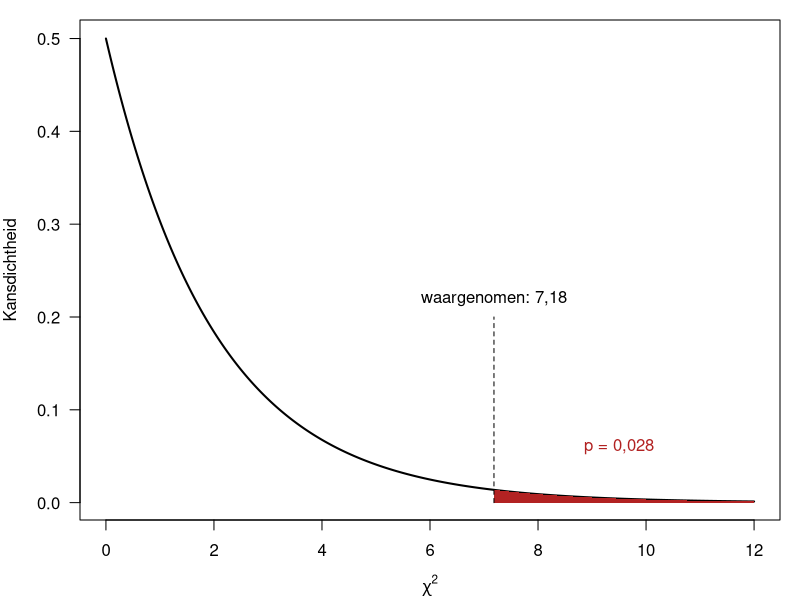
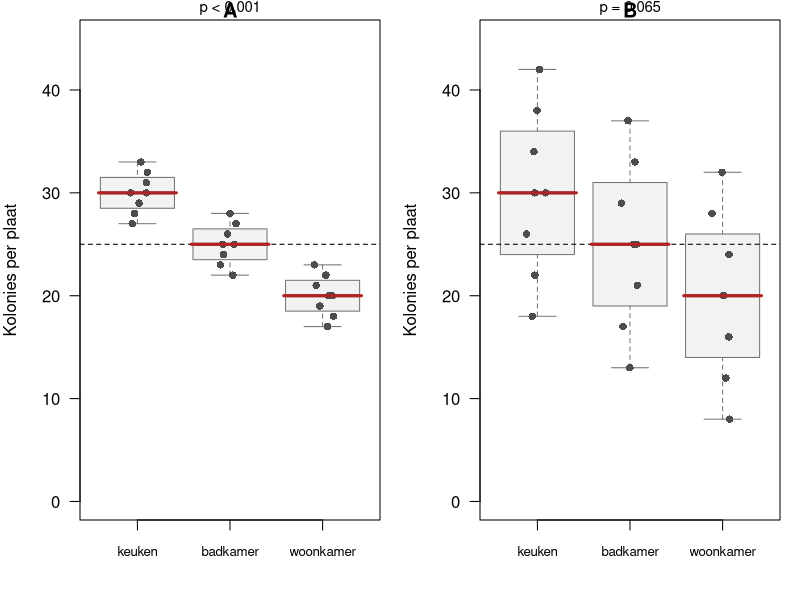

R code for these plots, in order:
## ---- chunk 1
#| label: fig-chi2
#| fig-cap: "De $\\chi^2$-verdeling voor drie behandelingen (twee vrijheidsgraden). Het rode oppervlak rechts van de waargenomen waarde is de $p$-waarde."
#| fig-width: 6
#| fig-height: 3.5
#| code-fold: true
Totaal <- c(93, 75, 60)
Toets  <- chisq.test(Totaal)
Chi2   <- Toets$statistic
Df     <- Toets$parameter

X <- seq(0, 12, length.out = 400)
par(mar = c(4, 4, 1, 1))
plot(X, dchisq(X, Df), type = "l", lwd = 2, las = 1,
     xlab = expression(chi^2), ylab = "Kansdichtheid")
Rechts <- X[X >= Chi2]
polygon(c(Chi2, Rechts, max(X)), c(0, dchisq(Rechts, Df), 0),
        col = "firebrick", border = NA)
Komma <- function(Getal, Cijfers) format(round(Getal, Cijfers), decimal.mark = ",")
segments(Chi2, 0, Chi2, 0.2, lty = 2)
text(Chi2, 0.22, paste("waargenomen:", Komma(Chi2, 2)))
text(9.5, 0.06, paste("p =", Komma(Toets$p.value, 3)), col = "firebrick")
## ---- chunk 2
#| label: fig-anova
#| fig-cap: "Dezelfde groepsgemiddelden (rood), met weinig (A) en veel (B) spreiding binnen de groepen. De stippellijn is het totaalgemiddelde."
#| fig-width: 8
#| fig-height: 4
#| code-fold: true
set.seed(1)
Locatie <- factor(rep(c("keuken", "badkamer", "woonkamer"), each = 8),
                  levels = c("keuken", "badkamer", "woonkamer"))
Gem    <- c(30, 25, 20)[Locatie]
Afw    <- rep(c(-3, -2, -1, 0, 0, 1, 2, 3), times = 3)
Data_A <- Gem + Afw        # weinig spreiding binnen groepen
Data_B <- Gem + 4 * Afw    # zelfde gemiddelden, veel spreiding

Teken <- function(Y, Titel) {
  P     <- anova(lm(Y ~ Locatie))[["Pr(>F)"]][1]
  Label <- if (P < 0.001) "p < 0,001" else
    paste("p =", format(round(P, 3), decimal.mark = ","))
  plot(Y ~ Locatie, ylim = c(0, 45), las = 1, xaxt = "n",
       col = "grey95", border = "grey45",
       xlab = "", ylab = "Kolonies per plaat", main = Titel)
  axis(1, at = 1:3, labels = levels(Locatie), cex.axis = 0.8, gap.axis = 0)
  mtext(Label, side = 3, line = 0.2, cex = 0.9)
  points(jitter(as.numeric(Locatie), amount = 0.12), Y, pch = 16, col = "grey30")
  abline(h = mean(Y), lty = 2)
  M <- tapply(Y, Locatie, mean)
  segments(1:3 - 0.42, M, 1:3 + 0.42, M, lwd = 3, col = "firebrick")
}

par(mfrow = c(1, 2))
Teken(Data_A, "A")
Teken(Data_B, "B")
